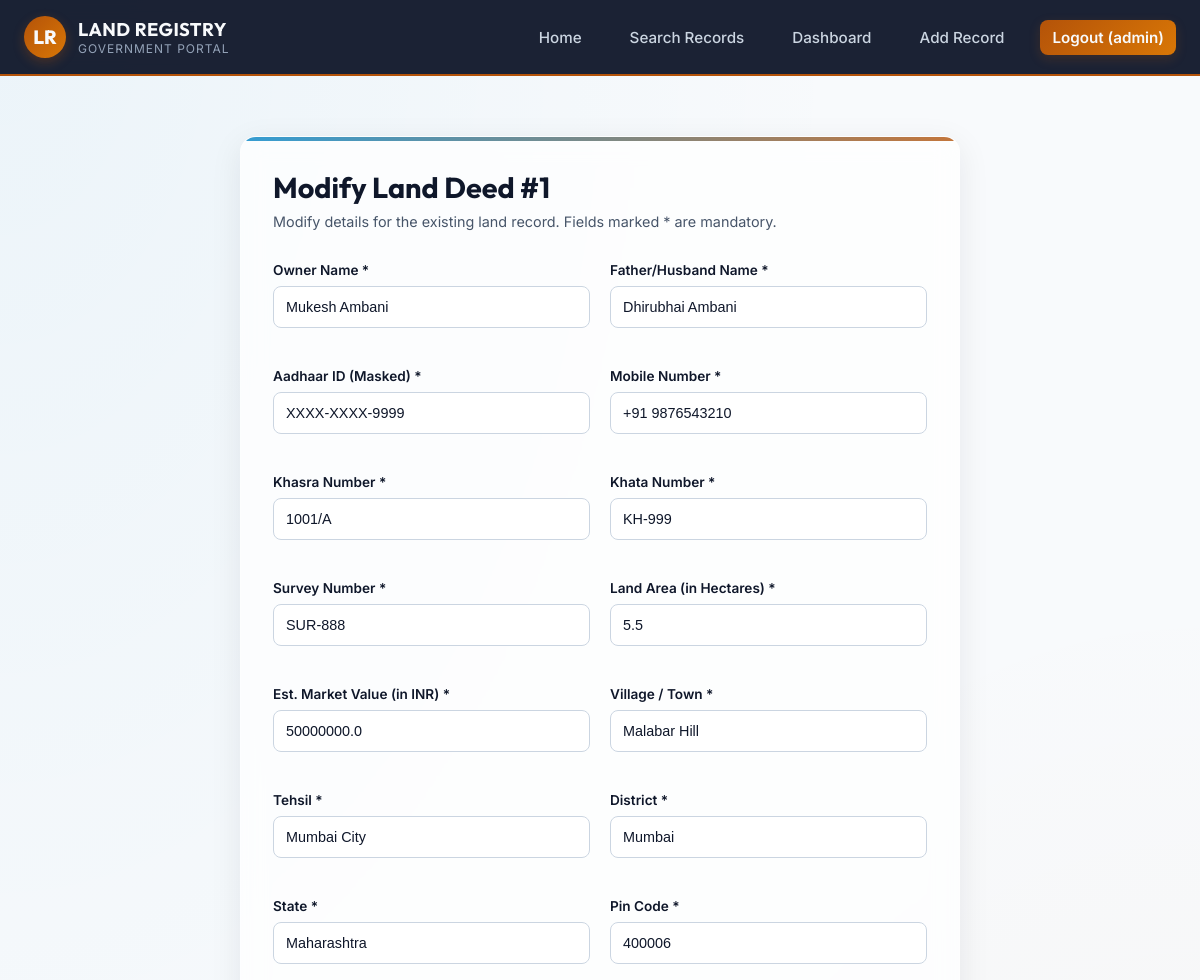
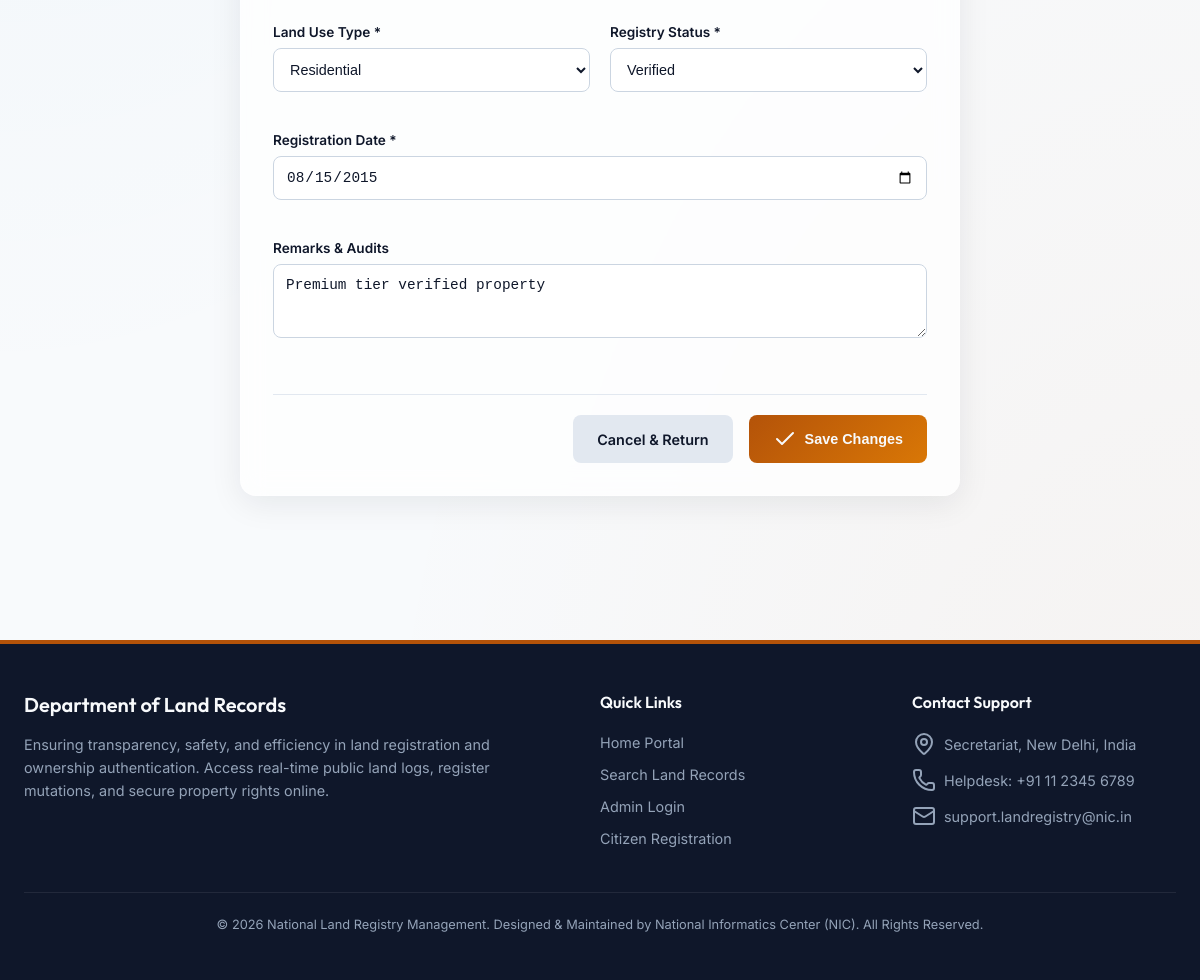
Screenshot of /admin/edit/1 (signed in) with the database file from the repository (2 pictures, top to bottom).
### tables this page shows
CREATE TABLE land_records (
        id INTEGER PRIMARY KEY AUTOINCREMENT,
        owner_name TEXT NOT NULL,
        father_husband_name TEXT NOT NULL,
        aadhaar_id TEXT NOT NULL,
        mobile_number TEXT NOT NULL,
        khasra_number TEXT NOT NULL,
        khata_number TEXT NOT NULL,
        survey_number TEXT NOT NULL,
        area REAL NOT NULL,
        market_value REAL NOT NULL,
        village TEXT NOT NULL,
        tehsil TEXT NOT NULL,
        district TEXT NOT NULL,
        state TEXT NOT NULL,
        pin_code TEXT NOT NULL,
        land_type TEXT NOT NULL,
        registry_status TEXT NOT NULL,
        registration_date TEXT NOT NULL,
        remarks TEXT
    );

### app.py (the view, shortened to what this page needs)
@app.route('/admin/edit/<int:record_id>', methods=['GET', 'POST'])
def edit_record(record_id):
    if not is_logged_in():
        flash('Access Denied. Authentication required.', 'danger')
        return redirect(url_for('login'))
    if not is_admin():
        flash('Access Denied. Administrator privileges required.', 'danger')
        return redirect(url_for('dashboard'))
    conn = get_db_connection()
    record = conn.execute('SELECT * FROM land_records WHERE id = ?', (record_id,)).fetchone()
    if not record:
        conn.close()
        flash('Record not found.', 'danger')
        return redirect(url_for('dashboard'))
    conn.close()
    return render_template('crud.html', record=record, is_edit=True, record_id=record_id)

### app.py (called while the page is built)
def get_db_connection():
    print(f"Connecting to database at: {DB_PATH}")
    conn = sqlite3.connect(DB_PATH)
    conn.row_factory = sqlite3.Row
    return conn

def is_logged_in():
    return 'user_id' in session

def is_admin():
    return session.get('role') == 'admin'

@app.context_processor
def inject_user():
    return dict(
        logged_in=is_logged_in(),
        username=session.get('username'),
        role=session.get('role'),
        full_name=session.get('full_name')
    )

### templates/crud.html (shortened to what this page needs)
{% extends 'base.html' %}
{% block content %}
<div class="auth-container" style="max-width: 720px; margin-top: 1rem;">
    <div class="glass-card">
        <h2 class="form-title" style="text-align: left; margin-bottom: 0.5rem;">
            {% if is_edit %}Modify Land Deed #{{ record_id }}{% else %}Register Land Deed{% endif %}
        </h2>
        <p class="form-subtitle" style="text-align: left; margin-bottom: 2rem;">
            {% if is_edit %}Modify details for the existing land record. Fields marked * are mandatory.{% else %}Create a new entry into the public land database. Fields marked * are mandatory.{% endif %}
        </p>
        <form action="{% if is_edit %}{{ url_for('edit_record', record_id=record_id) }}{% else %}{{ url_for('add_record') }}{% endif %}" method="POST">
            <div style="display: grid; grid-template-columns: 1fr 1fr; gap: 1.25rem;">
                <div class="form-group">
                    <label for="owner_name">Owner Name *</label>
                    <input type="text" id="owner_name" name="owner_name" class="form-input"
                           value="{% if record %}{{ record.owner_name }}{% endif %}" placeholder="Enter full legal name of owner" required>
                </div>
                <div class="form-group">
                    <label for="father_husband_name">Father/Husband Name *</label>
                    <input type="text" id="father_husband_name" name="father_husband_name" class="form-input"
                           value="{% if record %}{{ record.father_husband_name }}{% endif %}" placeholder="e.g. Dhirubhai Ambani" required>
                </div>
                <div class="form-group">
                    <label for="aadhaar_id">Aadhaar ID (Masked) *</label>
                    <input type="text" id="aadhaar_id" name="aadhaar_id" class="form-input"
                           value="{% if record %}{{ record.aadhaar_id }}{% endif %}" placeholder="e.g. XXXX-XXXX-1234" required>
                </div>
                <div class="form-group">
                    <label for="mobile_number">Mobile Number *</label>
                    <input type="text" id="mobile_number" name="mobile_number" class="form-input"
                           value="{% if record %}{{ record.mobile_number }}{% endif %}" placeholder="e.g. +91 9876543210" required>
                </div>
                <div class="form-group">
                    <label for="khasra_number">Khasra Number *</label>
                    <input type="text" id="khasra_number" name="khasra_number" class="form-input"
                           value="{% if record %}{{ record.khasra_number }}{% endif %}" placeholder="e.g. 102/4" required>
                </div>
                <div class="form-group">
                    <label for="khata_number">Khata Number *</label>
                    <input type="text" id="khata_number" name="khata_number" class="form-input"
                           value="{% if record %}{{ record.khata_number }}{% endif %}" placeholder="e.g. KH-882" required>
                </div>
                <div class="form-group">
                    <label for="survey_number">Survey Number *</label>
                    <input type="text" id="survey_number" name="survey_number" class="form-input"
                           value="{% if record %}{{ record.survey_number }}{% endif %}" placeholder="e.g. SUR-888" required>
                </div>
                <div class="form-group">
                    <label for="area">Land Area (in Hectares) *</label>
                    <input type="number" id="area" name="area" step="0.001" class="form-input"
                           value="{% if record %}{{ record.area }}{% endif %}" placeholder="e.g. 2.45" required>
                </div>
                <div class="form-group">
                    <label for="market_value">Est. Market Value (in INR) *</label>
                    <input type="number" id="market_value" name="market_value" step="1" class="form-input"
                           value="{% if record %}{{ record.market_value }}{% endif %}" placeholder="e.g. 4500000" required>
                </div>
                <div class="form-group">
                    <label for="village">Village / Town *</label>
                    <input type="text" id="village" name="village" class="form-input"
                           value="{% if record %}{{ record.village }}{% endif %}" placeholder="e.g. Rampur" required>
                </div>
                <div class="form-group">
                    <label for="tehsil">Tehsil *</label>
                    <input type="text" id="tehsil" name="tehsil" class="form-input"
                           value="{% if record %}{{ record.tehsil }}{% endif %}" placeholder="e.g. Sanganer" required>
                </div>
                <div class="form-group">
                    <label for="district">District *</label>
                    <input type="text" id="district" name="district" class="form-input"
                           value="{% if record %}{{ record.district }}{% endif %}" placeholder="e.g. Jaipur" required>
                </div>
                <div class="form-group">
                    <label for="state">State *</label>
                    <input type="text" id="state" name="state" class="form-input"
                           value="{% if record %}{{ record.state }}{% endif %}" placeholder="e.g. Rajasthan" required>
                </div>
                <div class="form-group">
                    <label for="pin_code">Pin Code *</label>
                    <input type="text" id="pin_code" name="pin_code" class="form-input"
                           value="{% if record %}{{ record.pin_code }}{% endif %}" placeholder="e.g. 302029" required>
                </div>
                <div class="form-group">
                    <label for="land_type">Land Use Type *</label>
                    <select id="land_type" name="land_type" class="form-input" required>
                        <option value="Residential" {% if record and record.land_type == 'Residential' %}selected{% endif %}>Residential</option>
                    </select>
                </div>
                <div class="form-group">
                    <label for="registry_status">Registry Status *</label>
                    <select id="registry_status" name="registry_status" class="form-input" required>
                        <option value="Verified" {% if record and record.registry_status == 'Verified' %}selected{% endif %}>Verified</option>
                    </select>
                </div>
                <div class="form-group" style="grid-column: span 2;">
                    <label for="registration_date">Registration Date *</label>
                    <input type="date" id="registration_date" name="registration_date" class="form-input"
                           value="{% if record %}{{ record.registration_date }}{% endif %}" required>
                </div>
                <div class="form-group" style="grid-column: span 2;">
                    <label for="remarks">Remarks & Audits</label>
                    <textarea id="remarks" name="remarks" class="form-input" rows="3"
                              placeholder="Describe dispute boundaries, history, or inheritance mutations...">{% if record %}{{ record.remarks }}{% endif %}</textarea>
                </div>
            </div>
            <div style="display: flex; justify-content: flex-end; gap: 1rem; margin-top: 2rem; border-top: 1px solid #e2e8f0; padding-top: 1.25rem;">
                <a href="{{ url_for('dashboard') }}" class="btn btn-secondary">
                    Cancel & Return
                </a>
                <button type="submit" class="btn btn-accent">
                    <i data-lucide="check"></i> {% if is_edit %}Save Changes{% else %}Register Deed{% endif %}
                </button>
            </div>
        </form>
    </div>
</div>
{% endblock %}

### static/css/style.css (style rules this page uses)
:root { --primary: #0f172a; --primary-light: #1e293b; --accent: #b45309; --accent-hover: #d97706; --secondary: #0284c7; --bg-light: #f8fafc; --card-bg-light: rgba(255, 255, 255, 0.75); --text-main: #0f172a; --text-muted: #475569; --text-light: #f8fafc; --status-verified: #10b981; --status-pending: #f59e0b; --status-disputed: #ef4444; --status-transferred: #3b82f6; --glass-bg: rgba(255, 255, 255, 0.45); --glass-border: rgba(255, 255, 255, 0.25); --glass-shadow: 0 8px 32px 0 rgba(15, 23, 42, 0.08); --glass-blur: 12px; --radius-sm: 8px; --radius-md: 16px; --radius-lg: 24px; --transition: all 0.3s cubic-bezier(0.4, 0, 0.2, 1); }
* { margin: 0; padding: 0; box-sizing: border-box; }
body { font-family: 'Inter', sans-serif; background-color: var(--bg-light); color: var(--text-main); min-height: 100vh; display: flex; flex-direction: column; overflow-x: hidden; background-image: radial-gradient(at 0% 0%, rgba(2, 132, 199, 0.05) 0px, transparent 50%), radial-gradient(at 100% 100%, rgba(180, 83, 9, 0.05) 0px, transparent 50%); }
h1, h2, h3, h4, h5, h6 { font-family: 'Outfit', sans-serif; font-weight: 600; color: var(--primary); }
.glass-card { background: var(--card-bg-light); backdrop-filter: blur(var(--glass-blur)); border: 1px solid var(--glass-border); box-shadow: var(--glass-shadow); border-radius: var(--radius-md); padding: 2rem; transition: var(--transition); position: relative; overflow: hidden; }
.glass-card::before { content: ''; position: absolute; top: 0; left: 0; width: 100%; height: 4px; background: linear-gradient(90deg, var(--secondary), var(--accent)); opacity: 0.8; }
.filter-group input, .filter-group select, .form-input { width: 100%; padding: 0.75rem; border-radius: var(--radius-sm); border: 1px solid #cbd5e1; background: rgba(255, 255, 255, 0.8); color: var(--text-main); font-size: 0.9rem; outline: none; transition: var(--transition); }
.auth-container { max-width: 480px; margin: 3rem auto; }
.form-title { font-size: 1.8rem; font-weight: 700; margin-bottom: 0.5rem; text-align: center; }
.form-subtitle { color: var(--text-muted); font-size: 0.9rem; text-align: center; margin-bottom: 2rem; }
.form-group { margin-bottom: 1.25rem; }
.form-group label { display: block; font-size: 0.85rem; font-weight: 600; margin-bottom: 0.5rem; }
.btn { display: inline-flex; align-items: center; justify-content: center; gap: 0.5rem; padding: 0.75rem 1.5rem; border-radius: var(--radius-sm); font-size: 0.9rem; font-weight: 600; cursor: pointer; transition: var(--transition); border: none; text-decoration: none; }
.btn-accent { background: linear-gradient(135deg, var(--accent), var(--accent-hover)); color: var(--text-light); }
.btn-secondary { background: #e2e8f0; color: var(--text-main); }

### rows the page displays
land_records: owner_name "Mukesh Ambani", father_husband_name "Dhirubhai Ambani", aadhaar_id "XXXX-XXXX-9999", mobile_number "+91 9876543210", khasra_number "1001/A", khata_number "KH-999", survey_number "SUR-888", area "5.5", market_value "50000000.0", village "Malabar Hill", tehsil "Mumbai City", district "Mumbai", state "Maharashtra", pin_code "400006", land_type "Residential", registry_status "Verified", registration_date "08/15/2015", remarks "Premium tier verified property"

### other values shown
{{ username }} "admin"
{{ record_id }} "1"
